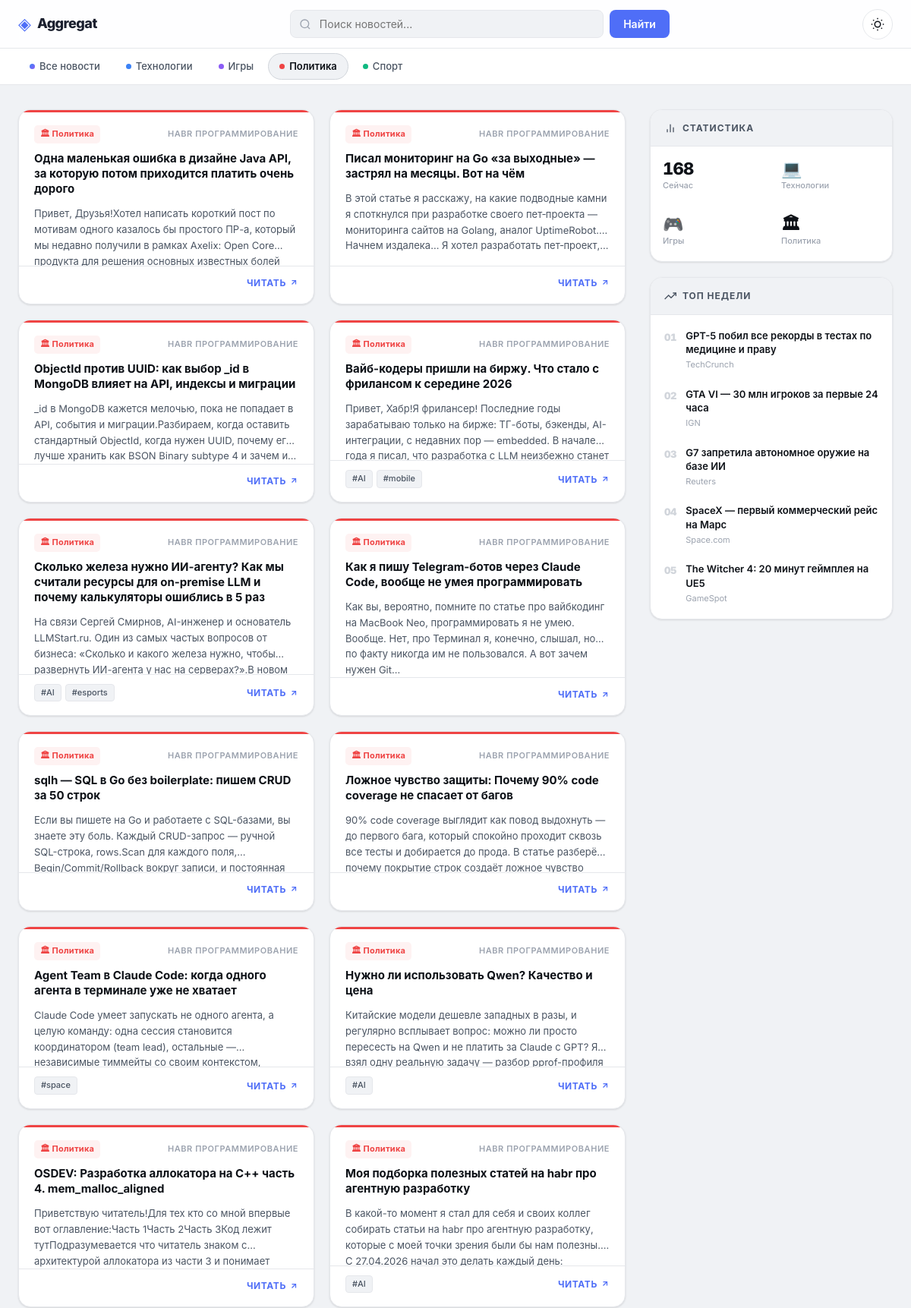
The page /?category=politics (upper part) on the database its author committed.
### tables this page shows
CREATE TABLE articles (
        id INTEGER PRIMARY KEY AUTOINCREMENT,
        title TEXT UNIQUE,
        link TEXT,
        description TEXT,
        published TEXT,
        source TEXT,
        category TEXT DEFAULT 'Unknown',
        tags TEXT DEFAULT ''
    );

### app.py (the view)
@app.route("/")
def home():
    search = request.args.get("search", "")
    category = request.args.get("category", "")
    conn = get_connection()
    cursor = conn.cursor()
    query = """
        SELECT title, source, link, description, published, category, tags
        FROM articles
        WHERE 1=1
    """
    params = []
    if search:
        query += " AND title LIKE ?"
        params.append(f"%{search}%")
    if category:
        query += " AND category = ?"
        params.append(category)
    query += " ORDER BY id DESC"
    cursor.execute(query, params)
    articles = cursor.fetchall()
    conn.close()
    return render_template("index.html", articles=articles)

### app.py (called while the page is built)
def get_connection():
    return sqlite3.connect(DB_NAME)

### templates/index.html (shortened to what this page needs)
<!DOCTYPE html>
<html lang="ru">
<head>
    <link rel="stylesheet" href="{{ url_for('static', filename='style.css') }}">
</head>
<body>
<nav class="topnav">
    <div class="topnav-inner">
        <a class="brand" href="/">
            <span class="brand-icon">◈</span>
            <span class="brand-name">Aggregat</span>
        </a>
        <form class="search-form" method="GET" action="/">
            <div class="search-wrap">
                <input
                    type="text"
                    name="search"
                    placeholder="Поиск новостей..."
                    value="{{ request.args.get('search', '') }}"
                >
            </div>
            <button type="submit" class="btn-search">Найти</button>
        </form>
        <button class="theme-toggle" onclick="toggleTheme()" aria-label="Переключить тему">
            <svg class="icon-sun" width="18" height="18" viewBox="0 0 24 24" fill="none" stroke="currentColor" stroke-width="2"><circle cx="12" cy="12" r="5"/><path d="M12 1v2M12 21v2M4.22 4.22l1.42 1.42M18.36 18.36l1.42 1.42M1 12h2M21 12h2M4.22 19.78l1.42-1.42M18.36 5.64l1.42-1.42"/></svg>
        </button>
    </div>
</nav>
<div class="catbar">
    <div class="catbar-inner">
        {% set current_cat = request.args.get('category', '')|lower %}
        <a href="/" class="cat-pill {% if not current_cat %}active{% endif %}">
            <span class="cat-dot all"></span>Все новости
        </a>
        <a href="/?category=technology" class="cat-pill {% if current_cat == 'technology' %}active{% endif %}">
            <span class="cat-dot tech"></span>Технологии
        </a>
        <a href="/?category=gaming" class="cat-pill {% if current_cat == 'gaming' %}active{% endif %}">
            <span class="cat-dot gaming"></span>Игры
        </a>
        <a href="/?category=politics" class="cat-pill {% if current_cat == 'politics' %}active{% endif %}">
            <span class="cat-dot politics"></span>Политика
        </a>
        <a href="/?category=sport" class="cat-pill {% if current_cat == 'sport' %}active{% endif %}">
            <span class="cat-dot sport"></span>Спорт
        </a>
    </div>
</div>
<div class="page-wrapper">
    <main class="feed">
        {% if articles %}
            {% for article in articles %}
            {% set clean_cat = (article[5]|default('unknown')|string|trim|lower) %}
            <article class="card cat-{{ clean_cat }}">
                <div class="card-header">
                    <div class="card-meta-row">
                        <span class="badge badge-{{ clean_cat }}">
                            {% if clean_cat == 'technology' %}💻 Технологии
                            {% elif clean_cat == 'gaming' %}🎮 Игры
                            {% elif clean_cat == 'politics' %}🏛 Политика
                            {% elif clean_cat == 'sport' %}⚽ Спорт
                            {% else %}📰 Новости{% endif %}
                        </span>
                        <span class="source-name">{{ article[1] }}</span>
                    </div>
                    <h2 class="card-title"><a href="{{ article[2] }}" target="_blank" rel="noopener">{{ article[0] }}</a></h2>
                </div>
                {% if article[3] %}
                <p class="card-desc">{{ article[3][:200] }}{% if article[3]|length > 200 %}…{% endif %}</p>
                {% endif %}
                <div class="card-footer">
                    <div class="tags">
                        {% for tag in (article[6] or '').split(',') if tag.strip() %}
                        <span class="tag">#{{ tag.strip() }}</span>
                        {% endfor %}
                    </div>
                    <a href="{{ article[2] }}" target="_blank" rel="noopener" class="read-link">
                        Читать <svg width="12" height="12" viewBox="0 0 24 24" fill="none" stroke="currentColor" stroke-width="2.5"><line x1="7" y1="17" x2="17" y2="7"/><polyline points="7 7 17 7 17 17"/></svg>
                    </a>
                </div>
            </article>
            {% endfor %}
        {% endif %}
    </main>
    <aside class="sidebar">
        <div class="sidebar-sticky">
            <div class="widget">
                <div class="widget-header">
                    <svg width="16" height="16" viewBox="0 0 24 24" fill="none" stroke="currentColor" stroke-width="2"><path d="M18 20V10"/><path d="M12 20V4"/><path d="M6 20v-6"/></svg>
                    Статистика
                </div>
                <div class="stats-grid">
                    <div class="stat-item">
                        <span class="stat-num">{{ articles|length }}</span>
                        <span class="stat-label">Сейчас</span>
                    </div>
                    <div class="stat-item">
                        <span class="stat-num tech-color">💻</span>
                        <span class="stat-label">Технологии</span>
                    </div>
                    <div class="stat-item">
                        <span class="stat-num gaming-color">🎮</span>
                        <span class="stat-label">Игры</span>
                    </div>
                    <div class="stat-item">
                        <span class="stat-num pol-color">🏛</span>
                        <span class="stat-label">Политика</span>
                    </div>
                </div>
            </div>
            <div class="widget">
                <div class="widget-header">
                    <svg width="16" height="16" viewBox="0 0 24 24" fill="none" stroke="currentColor" stroke-width="2"><polyline points="23 6 13.5 15.5 8.5 10.5 1 18"/><polyline points="17 6 23 6 23 12"/></svg>
                    Топ недели
                </div>
                <ol class="trending-list">
                    <li class="trending-item">
                        <span class="trend-num">01</span>
                        <div>
                            <a class="trend-title" href="#">GPT-5 побил все рекорды в тестах по медицине и праву</a>
                            <span class="trend-src">TechCrunch</span>
                        </div>
                    </li>
                    <li class="trending-item">
                        <span class="trend-num">02</span>
                        <div>
                            <a class="trend-title" href="#">GTA VI — 30 млн игроков за первые 24 часа</a>
                            <span class="trend-src">IGN</span>
                        </div>
                    </li>
                    <li class="trending-item">
                        <span class="trend-num">03</span>
                        <div>
                            <a class="trend-title" href="#">G7 запретила автономное оружие на базе ИИ</a>
                            <span class="trend-src">Reuters</span>
                        </div>
                    </li>
                    <li class="trending-item">
                        <span class="trend-num">04</span>
                        <div>
                            <a class="trend-title" href="#">SpaceX — первый коммерческий рейс на Марс</a>
                            <span class="trend-src">Space.com</span>
                        </div>
                    </li>
                    <li class="trending-item">
                        <span class="trend-num">05</span>
                        <div>
                            <a class="trend-title" href="#">The Witcher 4: 20 минут геймплея на UE5</a>
                            <span class="trend-src">GameSpot</span>
                        </div>
                    </li>
                </ol>
            </div>
        </div>
    </aside>
</div>
</body>
</html>

### rows shown on the page
articles: source "HABR ПРОГРАММИРОВАНИЕ", title "Одна маленькая ошибка в дизайне Java API, за которую потом приходится платить очень дорого", description "Привет, Друзья!Хотел написать короткий пост по мотивам одного казалось бы простого ПР-а, который мы недавно получили в рамках Axelix: Open Core продукта для решения основных известных…"
articles: source "HABR ПРОГРАММИРОВАНИЕ", title "Писал мониторинг на Go «за выходные» — застрял на месяцы. Вот на чём", description "В этой статье я расскажу, на какие подводные камни я споткнулся при разработке своего пет‑проекта — мониторинга сайтов на Golang, аналог UptimeRobot. Начнем издалека... Я хотел разработать пет‑проект,"
articles: source "HABR ПРОГРАММИРОВАНИЕ", title "ObjectId против UUID: как выбор _id в MongoDB влияет на API, индексы и миграции", description "_id в MongoDB кажется мелочью, пока не попадает в API, события и миграции.Разбираем, когда оставить стандартный ObjectId, когда нужен UUID, почему его лучше хранить как BSON Binary subtype 4 и зачем и"
articles: source "HABR ПРОГРАММИРОВАНИЕ", title "Вайб-кодеры пришли на биржу. Что стало с фрилансом к середине 2026", description "Привет, Хабр!Я фрилансер! Последние годы зарабатываю только на бирже: ТГ-боты, бэкенды, AI-интеграции, с недавних пор — embedded. В начале года я писал, что разработка с LLM неизбежно…", strip "AI" "mobile"
articles: source "HABR ПРОГРАММИРОВАНИЕ", title "Cколько железа нужно ИИ-агенту? Как мы считали ресурсы для on-premise LLM и почему калькуляторы ошиблись в 5 раз", description "На связи Сергей Смирнов, AI-инженер и основатель LLMStart.ru. Один из самых частых вопросов от бизнеса: «Сколько и какого железа нужно, чтобы развернуть ИИ-агента у нас на серверах?».В…", strip "AI" "esports"
articles: source "HABR ПРОГРАММИРОВАНИЕ", title "Как я пишу Telegram-ботов через Claude Code, вообще не умея программировать", description "Как вы, вероятно, помните по статье про вайбкодинг на MacBook Neo, программировать я не умею. Вообще. Нет, про Терминал я, конечно, слышал, но по факту никогда им не пользовался. А вот зачем нужен Git"
articles: source "HABR ПРОГРАММИРОВАНИЕ", title "sqlh — SQL в Go без boilerplate: пишем CRUD за 50 строк", description "Если вы пишете на Go и работаете с SQL-базами, вы знаете эту боль. Каждый CRUD-запрос — ручной SQL-строка, rows.Scan для каждого поля, Begin/Commit/Rollback вокруг записи, и…"
articles: source "HABR ПРОГРАММИРОВАНИЕ", title "Ложное чувство защиты: Почему 90% code coverage не спасает от багов", description "90% code coverage выглядит как повод выдохнуть — до первого бага, который спокойно проходит сквозь все тесты и добирается до прода. В статье разберём, почему покрытие строк создаёт ложное…"
articles: source "HABR ПРОГРАММИРОВАНИЕ", title "Agent Team в Claude Code: когда одного агента в терминале уже не хватает", description "Claude Code умеет запускать не одного агента, а целую команду: одна сессия становится координатором (team lead), остальные — независимые тиммейты со своим…", strip "space"
articles: source "HABR ПРОГРАММИРОВАНИЕ", title "Нужно ли использовать Qwen? Качество и цена", description "Китайские модели дешевле западных в разы, и регулярно всплывает вопрос: можно ли просто пересесть на Qwen и не платить за Claude с GPT? Я взял одну реальную задачу — разбор…", strip "AI"
articles: source "HABR ПРОГРАММИРОВАНИЕ", title "OSDEV: Разработка аллокатора на С++ часть 4. mem_malloc_aligned", description "Приветствую читатель!Для тех кто со мной впервые вот оглавление:Часть 1Часть 2Часть 3Код лежит тутПодразумевается что читатель знаком с архитектурой аллокатора из части 3 и…"
articles: source "HABR ПРОГРАММИРОВАНИЕ", title "Моя подборка полезных статей на habr про агентную разработку", description "В какой-то момент я стал для себя и своих коллег собирать статьи на habr про агентную разработку, которые с моей точки зрения были бы нам полезны. С 27.04.2026 начал это делать каждый…", strip "AI"

### other values the page prints
{{ articles|length }} "168"
